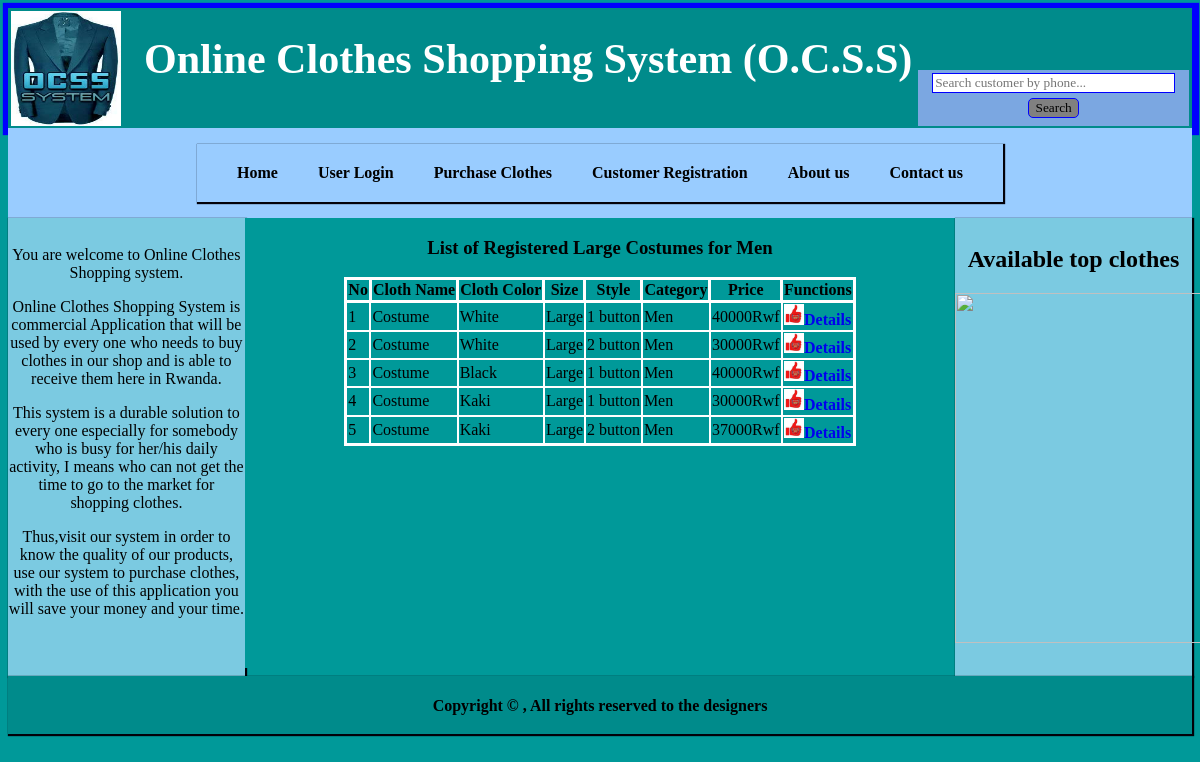
Screenshot of /men_costumes_large.php with the database file from the repository.
### tables this page shows
CREATE TABLE IF NOT EXISTS `cloth_in` (
  `id` int(11) NOT NULL AUTO_INCREMENT,
  `stock_code` varchar(10) NOT NULL,
  `name` varchar(20) NOT NULL,
  `color` varchar(20) DEFAULT NULL,
  `size` varchar(20) NOT NULL,
  `style` varchar(20) NOT NULL,
  `category` varchar(20) NOT NULL,
  `picture` varchar(20) NOT NULL,
  `quantity` int(11) NOT NULL,
  `price` int(11) NOT NULL,
  `total` int(11) NOT NULL,
  `post_price` int(11) NOT NULL,
  PRIMARY KEY (`id`),
  UNIQUE KEY `stock_code` (`stock_code`)
);

CREATE TABLE IF NOT EXISTS `type` (
  `id` int(11) NOT NULL AUTO_INCREMENT,
  `type_name` varchar(30) DEFAULT NULL,
  PRIMARY KEY (`id`)
);

CREATE TABLE IF NOT EXISTS `size` (
  `id` int(11) NOT NULL AUTO_INCREMENT,
  `size_name` varchar(20) NOT NULL,
  PRIMARY KEY (`id`)
);

### clothes_class.php (called while the page is built, shortened)
<?php
class Clothes {
    private $id;
    private $name;
    private $color;
    private $size;
    private $style;
    private $category;
    private $post_price;
    public function setId($id) {
        $this->id = $id;
    }
    public function getId() {
        return $this->id;
    }
    public function setName($name) {
        $this->name = $name;
    }
    public function getName() {
        return $this->name;
    }
    public function setColor($color) {
        $this->color = $color;
    }
    public function getColor() {
        return $this->color;
    }
    public function setSize($size) {
        $this->size = $size;
    }
    public function getSize() {
        return $this->size;
    }
    public function setStyle($style) {
        $this->style = $style;
    }
    public function getStyle() {
        return $this->style;
    }
    public function setCategory($category) {
        $this->category = $category;
    }
    public function getCategory() {
        return $this->category;
    }
    public function setPost_price($post_price) {
        $this->post_price = $post_price;
    }
    public function getPost_price() {
        return $this->post_price;
    }
     public function menCostumesLargeView() {
        $query = sprintf("SELECT co.id, s.stock_code,t.type_name,co.color,z.size_name,co.style,co.category, co.picture, co.quantity,co.post_price,co.total FROM cloth_in co, size z, type t, stock s WHERE co.category='Men' and name='Costume' and size='large' and co.size=z.size_name and co.name=t.type_name and co.stock_code=s.stock_code");
        $result = mysql_query($query);
        $index = 0;
        while ($row = mysql_fetch_array($result)) {
            $clothe[$index] = new Clothes();
            $clothe[$index] -> setId($row['id']);
            $clothe[$index] ->setStock_code($row['stock_code']);
            $clothe[$index] ->setName($row['type_name']);
            $clothe[$index] ->setColor($row['color']);
            $clothe[$index] ->setSize($row['size_name']);
            $clothe[$index] ->setStyle($row['style']);
            $clothe[$index] ->setCategory($row['category']);
            $clothe[$index] ->setPicture($row['picture']);
            $clothe[$index] -> setQuantity($row['quantity']);
            $clothe[$index] -> setPost_price($row['post_price']);
            $clothe[$index] -> setTotal($row['total']);
            $index ++;
        }
        return $clothe;
    }
}
?>

### men_costumes_large.php (the view, shortened to what this page needs)
<html>
<head>
<link rel="stylesheet" type="text/css" href="style.css">
</head>
<body>
    <?php
    include "header.php";
    include "menus.php";
    include "left.php";
    ?>
<div id="body">
            <h3 style = 'float: center; font-family: georgia'>List of Registered Large Costumes for Men</h3>
            <?php
          include 'clothes_class.php';
          $clothe = new Clothes();
          $clothe = $clothe ->menCostumesLargeView();
            ?>
            <table border ="1" align ="center" style="border-collapse: collapse;border: 3px solid white">
                <tr>
                    <th style="border: 3px solid white">No</th>
                    <th style="border: 3px solid white">Cloth Name</th>
                    <th style="border: 3px solid white">Cloth Color</th>
                    <th style="border: 3px solid white">Size</th>
                    <th style="border: 3px solid white">Style</th>
                    <th style="border: 3px solid white">Category</th>
                    <th style="border: 3px solid white">Price</th>
                    <th style="border: 3px solid white">Functions</th>
                </tr>
                <?php
                $count=1;
                foreach ($clothe as $clothe) {
                ?>
                <tr>
                    <td style="border: 2px solid white"><?php echo $count; ?></td>
                    <td style="border: 2px solid white"><?php echo $clothe ->getName(); ?></td>
                    <td style="border: 2px solid white"><?php echo $clothe ->getColor(); ?></td>
                    <td style="border: 2px solid white"><?php echo $clothe ->getSize(); ?></td>
                    <td style="border: 2px solid white"><?php echo $clothe ->getStyle(); ?></td>
                    <td style="border: 2px solid white"><?php echo $clothe ->getCategory(); ?></td>
                    <td style="border: 2px solid white"><?php echo $clothe ->getPost_price(); ?>Rwf</td>
                    <td style="border: 2px solid white;text-align: center">
                       <a href ="cloth_view.php?id=<?php echo $clothe ->getId(); ?>"><img src="gunners.jpg" width="20">Details</a>
                    </td>
                </tr>
                <?php
                $count ++;
                }
                ?>
            </table>
</div>
<?php
include "right.php";
include "footer.php";
?>
</body>
</html>

### style.css (style rules this page uses)
body { background-color: #009999; }
#body { background-color: #009999; width: 60%; height: 450px; text-align: center; float: left; overflow: auto; }
th,td { font-family: georgia; }
a { font-family: georgia; text-decoration: none; font-weight: bold; }

### rows the page displays
cloth_in: type.type_name "Costume", color "White", size.size_name "Large", style "1 button", category "Men", post_price "40000"
cloth_in: type.type_name "Costume", color "White", size.size_name "Large", style "2 button", category "Men", post_price "30000"
cloth_in: type.type_name "Costume", color "Black", size.size_name "Large", style "1 button", category "Men", post_price "40000"
cloth_in: type.type_name "Costume", color "Kaki", size.size_name "Large", style "1 button", category "Men", post_price "30000"
cloth_in: type.type_name "Costume", color "Kaki", size.size_name "Large", style "2 button", category "Men", post_price "37000"
